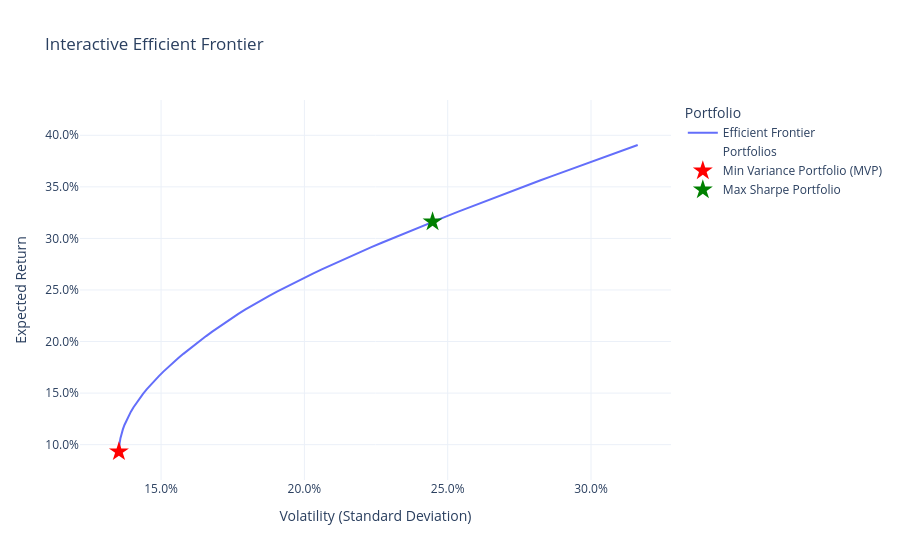

The cell this chart's notebook holds for it:
### Code cell
import plotly.io as pio
import plotly.graph_objects as go

# --- Recalculate the key portfolio stats for clarity
mvp_return_hist, mvp_vol_hist, _ = portfolio_stats(w_mvp, er_hist, cov_matrix, rf)
sharpe_return_hist, sharpe_vol_hist, _ = portfolio_stats(w_sharpe_hist, er_hist, cov_matrix, rf)
assets = ['Gold', 'Oil', 'SPY', 'Apple']

# --- Helper function to solve for the portfolio with a target return
# (Modified to return weights for the hover-text)
def solve_for_target_return(er, cov, target_return):
    n = len(er)
    w = cp.Variable(n)
    objective = cp.Minimize(cp.quad_form(w, cov))
    constraints = [cp.sum(w) == 1, er @ w == target_return, w >= 0]
    problem = cp.Problem(objective, constraints)
    problem.solve()
    
    # Check if a solution was found
    if problem.status == 'optimal' or problem.status == 'optimal_inaccurate':
        return (np.sqrt(problem.value), w.value)
    else:
        # Return NaN if no optimal portfolio exists for this return level
        return (np.nan, np.full(n, np.nan))

# --- Generate the points for the TRUE Efficient Frontier
# 1. Start from the MVP's return and go up to the max single-asset return
# 2. This removes the inefficient bottom half of the curve.
target_returns = np.linspace(mvp_return_hist, max(er_hist)*1.05, 75)
frontier_vols = []
frontier_weights = []

for r in target_returns:
    vol, weights = solve_for_target_return(er_hist, cov_matrix, r)
    frontier_vols.append(vol)
    frontier_weights.append(weights)
    
# --- Create the interactive plot with Plotly
fig = go.Figure()

# Add the Efficient Frontier line
fig.add_trace(go.Scatter(
    x=frontier_vols, y=target_returns,
    mode='lines',
    name='Efficient Frontier'
))

# Create the hover text for each point on the frontier
hover_texts = []
for weights in frontier_weights:
    text = ""
    # Ensure weights is a valid array before formatting
    if weights is not None and not np.isnan(weights).any():
        text += f"<b>Return:</b> {target_returns[len(hover_texts)]:.3f}<br>"
        text += f"<b>Volatility:</b> {frontier_vols[len(hover_texts)]:.3f}<br><br>"
        for i, asset in enumerate(assets):
            text += f"<b>{asset}:</b> {weights[i]:.2%}<br>"
    hover_texts.append(text)

# Add the invisible scatter points for the hover-over functionality
fig.add_trace(go.Scatter(
    x=frontier_vols, y=target_returns,
    mode='markers',
    marker=dict(color='rgba(0,0,0,0)'), # Make markers invisible
    hoverinfo='text',
    hovertext=hover_texts,
    name='Portfolios'
))

# Add the Minimum Variance Portfolio (MVP)
fig.add_trace(go.Scatter(
    x=[mvp_vol_hist], y=[mvp_return_hist],
    mode='markers',
    marker=dict(symbol='star', color='red', size=15),
    name='Min Variance Portfolio (MVP)'
))

# Add the Max Sharpe Portfolio
fig.add_trace(go.Scatter(
    x=[sharpe_vol_hist], y=[sharpe_return_hist],
    mode='markers',
    marker=dict(symbol='star', color='green', size=15),
    name='Max Sharpe Portfolio'
))

# Update layout for a professional look
fig.update_layout(
    title='Interactive Efficient Frontier',
    xaxis_title='Volatility (Standard Deviation)',
    yaxis_title='Expected Return',
    yaxis_tickformat='.1%',
    xaxis_tickformat='.1%',
    legend_title="Portfolio",
    template='plotly_white'
)

pio.renderers.default = "vscode"  # or "vscode" if you're in VS Code

fig.show()

### Figure 1 — Plotly figure (JSON) as saved in the notebook; plotly's stock layout.template omitted (floating-point values rounded to 4 significant figures)
{"data": [{"mode": "lines", "name": "Efficient Frontier", "type": "scatter", "x": [0.1353, 0.1354, 0.1356, 0.1358, 0.1362, 0.1367, 0.1372, 0.1379, 0.1386, 0.1395, 0.1404, 0.1414, 0.1425, 0.1437, 0.145, 0.1463, 0.1477, 0.1492, 0.1508, 0.1524, 0.1542, 0.1559, 0.1578, 0.1597, 0.1616, 0.1637, 0.1657, 0.1679, 0.17, 0.1723, 0.1745, 0.1769, 0.1794, 0.1821, 0.1848, 0.1876, 0.1904, 0.1934, 0.1965, 0.1996, 0.2028, 0.2061, 0.2094, 0.2128, 0.2163, 0.2198, 0.2234, 0.227, 0.2307, 0.2344, 0.2382, 0.242, 0.2459, 0.2498, 0.2537, 0.2577, 0.2617, 0.2657, 0.2698, 0.2739, 0.278, 0.2822, 0.2864, 0.2906, 0.2948, 0.2991, 0.3033, 0.3076, 0.3119, 0.3163, null, null, null, null, null], "y": [0.09325, 0.09756, 0.1019, 0.1062, 0.1105, 0.1148, 0.1191, 0.1234, 0.1277, 0.132, 0.1363, 0.1407, 0.145, 0.1493, 0.1536, 0.1579, 0.1622, 0.1665, 0.1708, 0.1751, 0.1794, 0.1838, 0.1881, 0.1924, 0.1967, 0.201, 0.2053, 0.2096, 0.2139, 0.2182, 0.2225, 0.2268, 0.2312, 0.2355, 0.2398, 0.2441, 0.2484, 0.2527, 0.257, 0.2613, 0.2656, 0.2699, 0.2743, 0.2786, 0.2829, 0.2872, 0.2915, 0.2958, 0.3001, 0.3044, 0.3087, 0.313, 0.3173, 0.3217, 0.326, 0.3303, 0.3346, 0.3389, 0.3432, 0.3475, 0.3518, 0.3561, 0.3604, 0.3648, 0.3691, 0.3734, 0.3777, 0.382, 0.3863, 0.3906, 0.3949, 0.3992, 0.4035, 0.4078, 0.4122]}, {"hoverinfo": "text", "hovertext": ["<b>Return:</b> 0.093<br><b>Volatility:</b> 0.135<br><br><b>Gold:</b> 57.36%<br><b>Oil:</b> -0.00%<br><b>SPY:</b> 42.64%<br><b>Apple:</b> 0.00%<br>", "<b>Return:</b> 0.098<br><b>Volatility:</b> 0.135<br><br><b>Gold:</b> 57.24%<br><b>Oil:</b> 0.00%<br><b>SPY:</b> 41.24%<br><b>Apple:</b> 1.52%<br>", "<b>Return:</b> 0.102<br><b>Volatility:</b> 0.136<br><br><b>Gold:</b> 57.17%<br><b>Oil:</b> 0.00%<br><b>SPY:</b> 39.78%<br><b>Apple:</b> 3.05%<br>", "<b>Return:</b> 0.106<br><b>Volatility:</b> 0.136<br><br><b>Gold:</b> 57.10%<br><b>Oil:</b> 0.00%<br><b>SPY:</b> 38.33%<br><b>Apple:</b> 4.58%<br>", "<b>Return:</b> 0.110<br><b>Volatility:</b> 0.136<br><br><b>Gold:</b> 57.03%<br><b>Oil:</b> 0.00%<br><b>SPY:</b> 36.87%<br><b>Apple:</b> 6.10%<br>", "<b>Return:</b> 0.115<br><b>Volatility:</b> 0.137<br><br><b>Gold:</b> 56.96%<br><b>Oil:</b> 0.00%<br><b>SPY:</b> 35.41%<br><b>Apple:</b> 7.63%<br>", "<b>Return:</b> 0.119<br><b>Volatility:</b> 0.137<br><br><b>Gold:</b> 56.89%<br><b>Oil:</b> 0.00%<br><b>SPY:</b> 33.95%<br><b>Apple:</b> 9.16%<br>", "<b>Return:</b> 0.123<br><b>Volatility:</b> 0.138<br><br><b>Gold:</b> 56.81%<br><b>Oil:</b> 0.00%<br><b>SPY:</b> 32.50%<br><b>Apple:</b> 10.69%<br>", "<b>Return:</b> 0.128<br><b>Volatility:</b> 0.139<br><br><b>Gold:</b> 56.74%<br><b>Oil:</b> 0.00%<br><b>SPY:</b> 31.04%<br><b>Apple:</b> 12.21%<br>", "<b>Return:</b> 0.132<br><b>Volatility:</b> 0.139<br><br><b>Gold:</b> 56.67%<br><b>Oil:</b> 0.00%<br><b>SPY:</b> 29.58%<br><b>Apple:</b> 13.74%<br>", "<b>Return:</b> 0.136<br><b>Volatility:</b> 0.140<br><br><b>Gold:</b> 56.60%<br><b>Oil:</b> 0.00%<br><b>SPY:</b> 28.13%<br><b>Apple:</b> 15.27%<br>", "<b>Return:</b> 0.141<br><b>Volatility:</b> 0.141<br><br><b>Gold:</b> 56.53%<br><b>Oil:</b> 0.00%<br><b>SPY:</b> 26.67%<br><b>Apple:</b> 16.80%<br>", "<b>Return:</b> 0.145<br><b>Volatility:</b> 0.143<br><br><b>Gold:</b> 56.46%<br><b>Oil:</b> 0.00%<br><b>SPY:</b> 25.21%<br><b>Apple:</b> 18.33%<br>", "<b>Return:</b> 0.149<br><b>Volatility:</b> 0.144<br><br><b>Gold:</b> 56.39%<br><b>Oil:</b> 0.00%<br><b>SPY:</b> 23.76%<br><b>Apple:</b> 19.85%<br>", "<b>Return:</b> 0.154<br><b>Volatility:</b> 0.145<br><br><b>Gold:</b> 56.32%<br><b>Oil:</b> 0.00%<br><b>SPY:</b> 22.30%<br><b>Apple:</b> 21.38%<br>", "<b>Return:</b> 0.158<br><b>Volatility:</b> 0.146<br><br><b>Gold:</b> 56.25%<br><b>Oil:</b> 0.00%<br><b>SPY:</b> 20.84%<br><b>Apple:</b> 22.91%<br>", "<b>Return:</b> 0.162<br><b>Volatility:</b> 0.148<br><br><b>Gold:</b> 56.18%<br><b>Oil:</b> 0.00%<br><b>SPY:</b> 19.39%<br><b>Apple:</b> 24.44%<br>", "<b>Return:</b> 0.167<br><b>Volatility:</b> 0.149<br><br><b>Gold:</b> 56.11%<br><b>Oil:</b> 0.00%<br><b>SPY:</b> 17.93%<br><b>Apple:</b> 25.96%<br>", "<b>Return:</b> 0.171<br><b>Volatility:</b> 0.151<br><br><b>Gold:</b> 56.04%<br><b>Oil:</b> 0.00%<br><b>SPY:</b> 16.47%<br><b>Apple:</b> 27.49%<br>", "<b>Return:</b> 0.175<br><b>Volatility:</b> 0.152<br><br><b>Gold:</b> 55.97%<br><b>Oil:</b> 0.00%<br><b>SPY:</b> 15.02%<br><b>Apple:</b> 29.02%<br>", "<b>Return:</b> 0.179<br><b>Volatility:</b> 0.154<br><br><b>Gold:</b> 55.90%<br><b>Oil:</b> 0.00%<br><b>SPY:</b> 13.56%<br><b>Apple:</b> 30.55%<br>", "<b>Return:</b> 0.184<br><b>Volatility:</b> 0.156<br><br><b>Gold:</b> 55.83%<br><b>Oil:</b> 0.00%<br><b>SPY:</b> 12.10%<br><b>Apple:</b> 32.07%<br>", "<b>Return:</b> 0.188<br><b>Volatility:</b> 0.158<br><br><b>Gold:</b> 55.75%<br><b>Oil:</b> 0.00%<br><b>SPY:</b> 10.64%<br><b>Apple:</b> 33.60%<br>", "<b>Return:</b> 0.192<br><b>Volatility:</b> 0.160<br><br><b>Gold:</b> 55.68%<br><b>Oil:</b> 0.00%<br><b>SPY:</b> 9.19%<br><b>Apple:</b> 35.13%<br>", "<b>Return:</b> 0.197<br><b>Volatility:</b> 0.162<br><br><b>Gold:</b> 55.61%<br><b>Oil:</b> 0.00%<br><b>SPY:</b> 7.73%<br><b>Apple:</b> 36.66%<br>", "<b>Return:</b> 0.201<br><b>Volatility:</b> 0.164<br><br><b>Gold:</b> 55.54%<br><b>Oil:</b> 0.00%<br><b>SPY:</b> 6.27%<br><b>Apple:</b> 38.18%<br>", "<b>Return:</b> 0.205<br><b>Volatility:</b> 0.166<br><br><b>Gold:</b> 55.47%<br><b>Oil:</b> 0.00%<br><b>SPY:</b> 4.82%<br><b>Apple:</b> 39.71%<br>", "<b>Return:</b> 0.210<br><b>Volatility:</b> 0.168<br><br><b>Gold:</b> 55.40%<br><b>Oil:</b> 0.00%<br><b>SPY:</b> 3.36%<br><b>Apple:</b> 41.24%<br>", "<b>Return:</b> 0.214<br><b>Volatility:</b> 0.170<br><br><b>Gold:</b> 55.33%<br><b>Oil:</b> 0.00%<br><b>SPY:</b> 1.90%<br><b>Apple:</b> 42.77%<br>", "<b>Return:</b> 0.218<br><b>Volatility:</b> 0.172<br><br><b>Gold:</b> 55.26%<br><b>Oil:</b> 0.00%<br><b>SPY:</b> 0.45%<br><b>Apple:</b> 44.29%<br>", "<b>Return:</b> 0.223<br><b>Volatility:</b> 0.175<br><br><b>Gold:</b> 54.28%<br><b>Oil:</b> -0.00%<br><b>SPY:</b> -0.00%<br><b>Apple:</b> 45.72%<br>", "<b>Return:</b> 0.227<br><b>Volatility:</b> 0.177<br><br><b>Gold:</b> 52.91%<br><b>Oil:</b> 0.00%<br><b>SPY:</b> 0.00%<br><b>Apple:</b> 47.09%<br>", "<b>Return:</b> 0.231<br><b>Volatility:</b> 0.179<br><br><b>Gold:</b> 51.53%<br><b>Oil:</b> 0.00%<br><b>SPY:</b> 0.00%<br><b>Apple:</b> 48.47%<br>", "<b>Return:</b> 0.235<br><b>Volatility:</b> 0.182<br><br><b>Gold:</b> 50.16%<br><b>Oil:</b> 0.00%<br><b>SPY:</b> 0.00%<br><b>Apple:</b> 49.84%<br>", "<b>Return:</b> 0.240<br><b>Volatility:</b> 0.185<br><br><b>Gold:</b> 48.78%<br><b>Oil:</b> -0.00%<br><b>SPY:</b> -0.00%<br><b>Apple:</b> 51.22%<br>", "<b>Return:</b> 0.244<br><b>Volatility:</b> 0.188<br><br><b>Gold:</b> 47.40%<br><b>Oil:</b> 0.00%<br><b>SPY:</b> 0.00%<br><b>Apple:</b> 52.60%<br>", "<b>Return:</b> 0.248<br><b>Volatility:</b> 0.190<br><br><b>Gold:</b> 46.03%<br><b>Oil:</b> 0.00%<br><b>SPY:</b> 0.00%<br><b>Apple:</b> 53.97%<br>", "<b>Return:</b> 0.253<br><b>Volatility:</b> 0.193<br><br><b>Gold:</b> 44.65%<br><b>Oil:</b> 0.00%<br><b>SPY:</b> -0.00%<br><b>Apple:</b> 55.35%<br>", "<b>Return:</b> 0.257<br><b>Volatility:</b> 0.196<br><br><b>Gold:</b> 43.27%<br><b>Oil:</b> 0.00%<br><b>SPY:</b> 0.00%<br><b>Apple:</b> 56.73%<br>", "<b>Return:</b> 0.261<br><b>Volatility:</b> 0.200<br><br><b>Gold:</b> 41.90%<br><b>Oil:</b> 0.00%<br><b>SPY:</b> 0.00%<br><b>Apple:</b> 58.10%<br>", "<b>Return:</b> 0.266<br><b>Volatility:</b> 0.203<br><br><b>Gold:</b> 40.52%<br><b>Oil:</b> 0.00%<br><b>SPY:</b> 0.00%<br><b>Apple:</b> 59.48%<br>", "<b>Return:</b> 0.270<br><b>Volatility:</b> 0.206<br><br><b>Gold:</b> 39.15%<br><b>Oil:</b> 0.00%<br><b>SPY:</b> 0.00%<br><b>Apple:</b> 60.85%<br>", "<b>Return:</b> 0.274<br><b>Volatility:</b> 0.209<br><br><b>Gold:</b> 37.77%<br><b>Oil:</b> 0.00%<br><b>SPY:</b> 0.00%<br><b>Apple:</b> 62.23%<br>", "<b>Return:</b> 0.279<br><b>Volatility:</b> 0.213<br><br><b>Gold:</b> 36.39%<br><b>Oil:</b> 0.00%<br><b>SPY:</b> 0.00%<br><b>Apple:</b> 63.61%<br>", "<b>Return:</b> 0.283<br><b>Volatility:</b> 0.216<br><br><b>Gold:</b> 35.02%<br><b>Oil:</b> -0.00%<br><b>SPY:</b> -0.00%<br><b>Apple:</b> 64.98%<br>", "<b>Return:</b> 0.287<br><b>Volatility:</b> 0.220<br><br><b>Gold:</b> 33.64%<br><b>Oil:</b> 0.00%<br><b>SPY:</b> 0.00%<br><b>Apple:</b> 66.36%<br>", "<b>Return:</b> 0.291<br><b>Volatility:</b> 0.223<br><br><b>Gold:</b> 32.27%<br><b>Oil:</b> 0.00%<br><b>SPY:</b> 0.00%<br><b>Apple:</b> 67.73%<br>", "<b>Return:</b> 0.296<br><b>Volatility:</b> 0.227<br><br><b>Gold:</b> 30.89%<br><b>Oil:</b> 0.00%<br><b>SPY:</b> 0.00%<br><b>Apple:</b> 69.11%<br>", "<b>Return:</b> 0.300<br><b>Volatility:</b> 0.231<br><br><b>Gold:</b> 29.51%<br><b>Oil:</b> 0.00%<br><b>SPY:</b> -0.00%<br><b>Apple:</b> 70.49%<br>", "<b>Return:</b> 0.304<br><b>Volatility:</b> 0.234<br><br><b>Gold:</b> 28.14%<br><b>Oil:</b> 0.00%<br><b>SPY:</b> 0.00%<br><b>Apple:</b> 71.86%<br>", "<b>Return:</b> 0.309<br><b>Volatility:</b> 0.238<br><br><b>Gold:</b> 26.76%<br><b>Oil:</b> 0.00%<br><b>SPY:</b> 0.00%<br><b>Apple:</b> 73.24%<br>", "<b>Return:</b> 0.313<br><b>Volatility:</b> 0.242<br><br><b>Gold:</b> 25.38%<br><b>Oil:</b> -0.00%<br><b>SPY:</b> -0.00%<br><b>Apple:</b> 74.62%<br>", "<b>Return:</b> 0.317<br><b>Volatility:</b> 0.246<br><br><b>Gold:</b> 24.01%<br><b>Oil:</b> 0.00%<br><b>SPY:</b> 0.00%<br><b>Apple:</b> 75.99%<br>", "<b>Return:</b> 0.322<br><b>Volatility:</b> 0.250<br><br><b>Gold:</b> 22.63%<br><b>Oil:</b> -0.00%<br><b>SPY:</b> 0.00%<br><b>Apple:</b> 77.37%<br>", "<b>Return:</b> 0.326<br><b>Volatility:</b> 0.254<br><br><b>Gold:</b> 21.26%<br><b>Oil:</b> 0.00%<br><b>SPY:</b> 0.00%<br><b>Apple:</b> 78.74%<br>", "<b>Return:</b> 0.330<br><b>Volatility:</b> 0.258<br><br><b>Gold:</b> 19.88%<br><b>Oil:</b> -0.00%<br><b>SPY:</b> 0.00%<br><b>Apple:</b> 80.12%<br>", "<b>Return:</b> 0.335<br><b>Volatility:</b> 0.262<br><br><b>Gold:</b> 18.50%<br><b>Oil:</b> -0.00%<br><b>SPY:</b> -0.00%<br><b>Apple:</b> 81.50%<br>", "<b>Return:</b> 0.339<br><b>Volatility:</b> 0.266<br><br><b>Gold:</b> 17.13%<br><b>Oil:</b> 0.00%<br><b>SPY:</b> 0.00%<br><b>Apple:</b> 82.87%<br>", "<b>Return:</b> 0.343<br><b>Volatility:</b> 0.270<br><br><b>Gold:</b> 15.75%<br><b>Oil:</b> 0.00%<br><b>SPY:</b> 0.00%<br><b>Apple:</b> 84.25%<br>", "<b>Return:</b> 0.348<br><b>Volatility:</b> 0.274<br><br><b>Gold:</b> 14.38%<br><b>Oil:</b> 0.00%<br><b>SPY:</b> -0.00%<br><b>Apple:</b> 85.62%<br>", "<b>Return:</b> 0.352<br><b>Volatility:</b> 0.278<br><br><b>Gold:</b> 13.00%<br><b>Oil:</b> -0.00%<br><b>SPY:</b> -0.00%<br><b>Apple:</b> 87.00%<br>", "<b>Return:</b> 0.356<br><b>Volatility:</b> 0.282<br><br><b>Gold:</b> 11.62%<br><b>Oil:</b> 0.00%<br><b>SPY:</b> 0.00%<br><b>Apple:</b> 88.38%<br>", "<b>Return:</b> 0.360<br><b>Volatility:</b> 0.286<br><br><b>Gold:</b> 10.25%<br><b>Oil:</b> 0.00%<br><b>SPY:</b> 0.00%<br><b>Apple:</b> 89.75%<br>", "<b>Return:</b> 0.365<br><b>Volatility:</b> 0.291<br><br><b>Gold:</b> 8.87%<br><b>Oil:</b> 0.00%<br><b>SPY:</b> 0.00%<br><b>Apple:</b> 91.13%<br>", "<b>Return:</b> 0.369<br><b>Volatility:</b> 0.295<br><br><b>Gold:</b> 7.49%<br><b>Oil:</b> 0.00%<br><b>SPY:</b> 0.00%<br><b>Apple:</b> 92.51%<br>", "<b>Return:</b> 0.373<br><b>Volatility:</b> 0.299<br><br><b>Gold:</b> 6.12%<br><b>Oil:</b> 0.00%<br><b>SPY:</b> -0.00%<br><b>Apple:</b> 93.88%<br>", "<b>Return:</b> 0.378<br><b>Volatility:</b> 0.303<br><br><b>Gold:</b> 4.74%<br><b>Oil:</b> -0.00%<br><b>SPY:</b> 0.00%<br><b>Apple:</b> 95.26%<br>", "<b>Return:</b> 0.382<br><b>Volatility:</b> 0.308<br><br><b>Gold:</b> 3.37%<br><b>Oil:</b> 0.00%<br><b>SPY:</b> 0.00%<br><b>Apple:</b> 96.63%<br>", "<b>Return:</b> 0.386<br><b>Volatility:</b> 0.312<br><br><b>Gold:</b> 1.99%<br><b>Oil:</b> -0.00%<br><b>SPY:</b> -0.00%<br><b>Apple:</b> 98.01%<br>", "<b>Return:</b> 0.391<br><b>Volatility:</b> 0.316<br><br><b>Gold:</b> 0.61%<br><b>Oil:</b> 0.00%<br><b>SPY:</b> 0.00%<br><b>Apple:</b> 99.39%<br>", "", "", "", "", ""], "marker": {"color": "rgba(0,0,0,0)"}, "mode": "markers", "name": "Portfolios", "type": "scatter", "x": [0.1353, 0.1354, 0.1356, 0.1358, 0.1362, 0.1367, 0.1372, 0.1379, 0.1386, 0.1395, 0.1404, 0.1414, 0.1425, 0.1437, 0.145, 0.1463, 0.1477, 0.1492, 0.1508, 0.1524, 0.1542, 0.1559, 0.1578, 0.1597, 0.1616, 0.1637, 0.1657, 0.1679, 0.17, 0.1723, 0.1745, 0.1769, 0.1794, 0.1821, 0.1848, 0.1876, 0.1904, 0.1934, 0.1965, 0.1996, 0.2028, 0.2061, 0.2094, 0.2128, 0.2163, 0.2198, 0.2234, 0.227, 0.2307, 0.2344, 0.2382, 0.242, 0.2459, 0.2498, 0.2537, 0.2577, 0.2617, 0.2657, 0.2698, 0.2739, 0.278, 0.2822, 0.2864, 0.2906, 0.2948, 0.2991, 0.3033, 0.3076, 0.3119, 0.3163, null, null, null, null, null], "y": [0.09325, 0.09756, 0.1019, 0.1062, 0.1105, 0.1148, 0.1191, 0.1234, 0.1277, 0.132, 0.1363, 0.1407, 0.145, 0.1493, 0.1536, 0.1579, 0.1622, 0.1665, 0.1708, 0.1751, 0.1794, 0.1838, 0.1881, 0.1924, 0.1967, 0.201, 0.2053, 0.2096, 0.2139, 0.2182, 0.2225, 0.2268, 0.2312, 0.2355, 0.2398, 0.2441, 0.2484, 0.2527, 0.257, 0.2613, 0.2656, 0.2699, 0.2743, 0.2786, 0.2829, 0.2872, 0.2915, 0.2958, 0.3001, 0.3044, 0.3087, 0.313, 0.3173, 0.3217, 0.326, 0.3303, 0.3346, 0.3389, 0.3432, 0.3475, 0.3518, 0.3561, 0.3604, 0.3648, 0.3691, 0.3734, 0.3777, 0.382, 0.3863, 0.3906, 0.3949, 0.3992, 0.4035, 0.4078, 0.4122]}, {"marker": {"color": "red", "size": 15, "symbol": "star"}, "mode": "markers", "name": "Min Variance Portfolio (MVP)", "type": "scatter", "x": [0.1353], "y": [0.09325]}, {"marker": {"color": "green", "size": 15, "symbol": "star"}, "mode": "markers", "name": "Max Sharpe Portfolio", "type": "scatter", "x": [0.2447], "y": [0.3161]}], "layout": {"legend": {"title": {"text": "Portfolio"}}, "title": {"text": "Interactive Efficient Frontier"}, "xaxis": {"tickformat": ".1%", "title": {"text": "Volatility (Standard Deviation)"}}, "yaxis": {"tickformat": ".1%", "title": {"text": "Expected Return"}}}}
